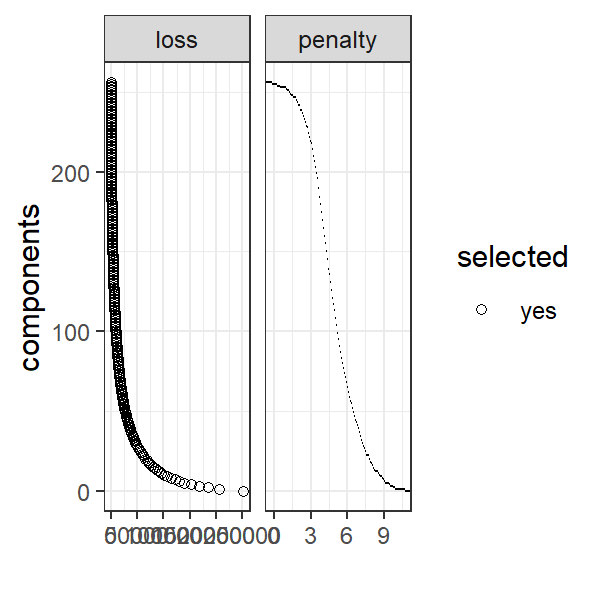

The script that saved this image:
source("packages.R")
pca.dt <- data.table::fread("figure-pca-simple-data.csv")

gg <- ggplot()+
  ggtitle("PCA, zip test data")+
  geom_point(aes(
    components, loss),
    shape=1,
    data=pca.dt)+
  scale_x_continuous("Model size (principal components)")+
  scale_y_continuous("Loss (total square loss)")
png("figure-pca-simple-loss.png", width=3, height=3, units="in", res=200)
print(gg)
dev.off()

selection.dt <- data.table(penaltyLearning::modelSelection(
  pca.dt, "loss", "components"))
gg <- ggplot()+
  geom_segment(aes(
    min.log.lambda, components,
    xend=max.log.lambda, yend=components),
    data=selection.dt)+
  scale_y_continuous("Model size (principal components)")+
  scale_x_continuous("Log(Penalty)")
png("figure-pca-simple-size.png", width=3, height=3, units="in", res=200)
print(gg)
dev.off()

join.dt <- selection.dt[pca.dt, on="components"]
join.dt[, Loss := i.loss]
join.dt[, selected := ifelse(is.na(loss), "no", "yes")]
ggplot()+
  theme_bw()+
  geom_point(aes(
    components, Loss, color=selected),
    shape=1,
    data=join.dt)+
  scale_color_manual(values=c(no="grey", yes="black"))

gg <- ggplot()+
  geom_segment(aes(
    min.log.lambda, components,
    xend=max.log.lambda, yend=components),
    data=data.table(selection.dt, facet="penalty"))+
  theme_bw()+
  facet_grid(. ~ facet, scales='free')+
  geom_point(aes(
    Loss, components, color=selected),
    shape=1,
    data=data.table(join.dt, facet="loss"))+
  scale_color_manual(values=c(no="grey", yes="black"))+
  scale_x_continuous("")
png("figure-pca-simple.png", width=3, height=3, units="in", res=200)
print(gg)
dev.off()
